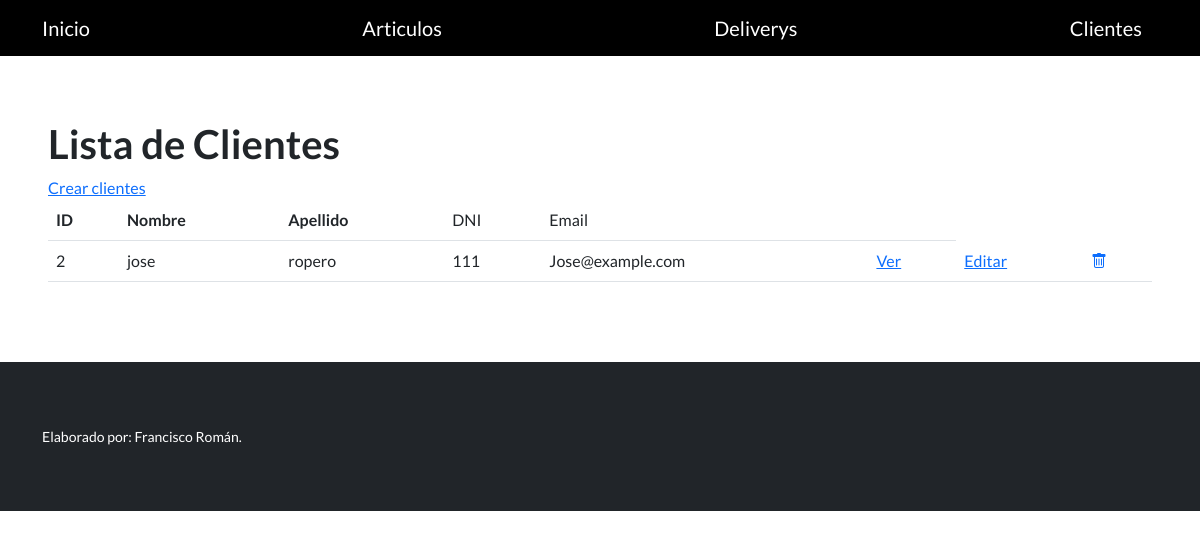
The page /appcontrol/cliente/ on the database its author committed.
### App_control/models.py (models this page shows, shortened)
class Cliente(models.Model):
    apellido = models.CharField(max_length=256)
    nombre = models.CharField(max_length=256)
    email = models.EmailField(blank=True)
    telefono = models.CharField(max_length=20, blank=True)
    dni = models.CharField(max_length=32)
    fecha_nacimiento = models.DateField(null=True)

### App_control/views.py (the view)
# urls.py: path("cliente/", clienteListView.as_view(), name="lista_cliente"),
class clienteListView(ListView):
    model = Cliente
    template_name = 'App_control/lista_cliente.html'

### App_control/templates/App_control/lista_cliente.html (shortened to what this page needs)
{% extends "base.html" %}
{% block contenido %}
<h1>Lista de Clientes</h1>
<a href="{% url 'crear_cliente' %}">Crear clientes</a>
<br>
<table class="table">
  <tbody>
    <tr>
      <th>ID</th>
      <th>Nombre</th>
      <th>Apellido</th>
      <td>DNI</td>
      <td>Email</td>
      <td></td>
    </tr>
    {% for cliente in object_list %}
    <tr>
      <td>{{ cliente.id }}</td>
      <td>{{ cliente.nombre }}</td>
      <td>{{ cliente.apellido }}</td>
      <td>{{ cliente.dni}}</td>
      <td>{{ cliente.email}}</td>
           <td>
        <a href="{% url 'ver_cliente' cliente.id %}">Ver</a>
      </td>
      <td>
        <a href="{% url 'editar_cliente' cliente.id %}">Editar</a>
      </td>
      <td>
        <a href="{% url 'eliminar_cliente' cliente.id %}">
          <i class="bi bi-trash"></i>
        </a>
      </td>
    </tr>
    {% endfor %}
  </tbody>
</table>
{% endblock contenido %}

### rows shown on the page
Cliente: id "2", nombre "jose", apellido "ropero", dni "111", email "Jose@example.com"
